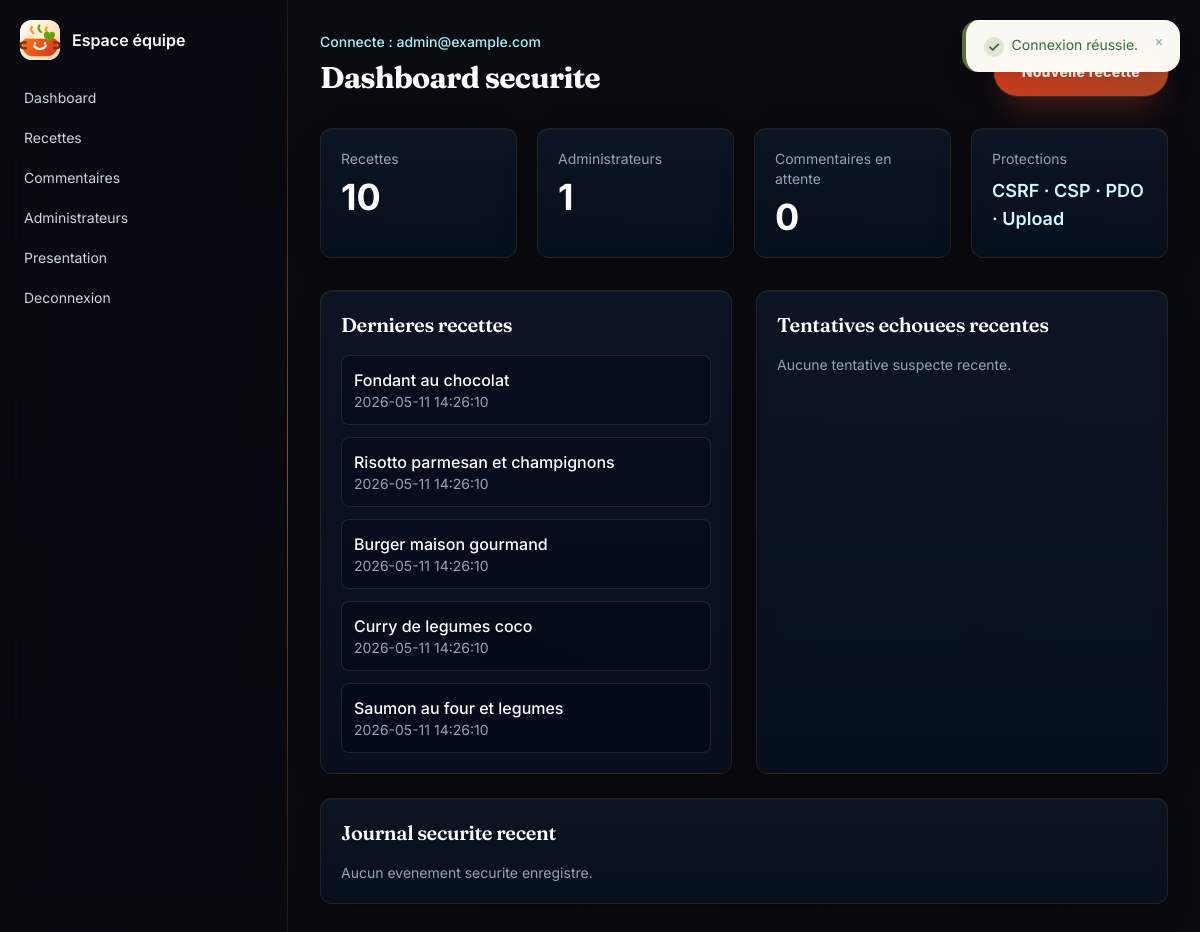
Page /admin/dashboard.php (signed in) on the committed database.
### tables this page shows
CREATE TABLE IF NOT EXISTS recipes (
  id INT AUTO_INCREMENT PRIMARY KEY,
  title VARCHAR(150) NOT NULL,
  slug VARCHAR(180) NOT NULL UNIQUE,
  short_description VARCHAR(300) NOT NULL,
  description TEXT NOT NULL,
  ingredients TEXT NOT NULL,
  preparation_steps TEXT NOT NULL,
  image_path VARCHAR(255) NULL,
  category VARCHAR(40) NOT NULL DEFAULT 'plats',
  status ENUM('draft', 'published', 'archived') NOT NULL DEFAULT 'draft',
  published_at DATETIME NULL,
  view_count INT UNSIGNED NOT NULL DEFAULT 0,
  created_at DATETIME NOT NULL DEFAULT CURRENT_TIMESTAMP,
  updated_at DATETIME NOT NULL DEFAULT CURRENT_TIMESTAMP ON UPDATE CURRENT_TIMESTAMP,
  INDEX idx_recipes_slug (slug),
  INDEX idx_recipes_public (status, category, published_at)
);

### public/admin/dashboard.php (called while the page is built)
<?php require __DIR__ . '/../../admin/dashboard.php';

### app/security/auth.php (called while the page is built, shortened)
<?php
function current_admin_email(): string
{
    return (string) ($_SESSION['admin_email'] ?? '');
}

### app/repositories/RecipeRepository.php (called while the page is built, shortened)
<?php
final class RecipeRepository
{
    public function latest(int $limit = 5): array
    {
        $stmt = $this->pdo->prepare("SELECT * FROM recipes WHERE status = 'published' ORDER BY published_at DESC, created_at DESC, id DESC LIMIT :limit");
        $stmt->bindValue(':limit', $limit, PDO::PARAM_INT);
        $stmt->execute();
        return $stmt->fetchAll();
    }
    public function count(): int
    {
        $stmt = $this->pdo->prepare("SELECT COUNT(*) FROM recipes WHERE status = 'published'");
        $stmt->execute();
        return (int) $stmt->fetchColumn();
    }
}

### app/repositories/AdminRepository.php (called while the page is built, shortened)
<?php
final class AdminRepository
{
    public function count(): int
    {
        $stmt = $this->pdo->prepare('SELECT COUNT(*) FROM admins');
        $stmt->execute();
        return (int) $stmt->fetchColumn();
    }
}

### app/repositories/RecipeInteractionRepository.php (called while the page is built, shortened)
<?php
final class RecipeInteractionRepository
{
    public function countPendingComments(): int
    {
        $stmt = $this->pdo->prepare("SELECT COUNT(*) FROM recipe_comments WHERE status = 'pending'");
        $stmt->execute();
        return (int) $stmt->fetchColumn();
    }
}

### app/repositories/LoginAttemptRepository.php (called while the page is built, shortened)
<?php
final class LoginAttemptRepository
{
    public function latestFailures(int $limit = 8): array
    {
        $stmt = $this->pdo->prepare(
            'SELECT email, ip_address, user_agent, created_at
             FROM login_attempts
             WHERE success = 0
             ORDER BY created_at DESC
             LIMIT :limit'
        );
        $stmt->bindValue(':limit', $limit, PDO::PARAM_INT);
        $stmt->execute();
        return $stmt->fetchAll();
    }
}

### app/repositories/SecurityLogRepository.php (called while the page is built, shortened)
<?php
final class SecurityLogRepository
{
    public function latest(int $limit = 8): array
    {
        $stmt = $this->pdo->prepare('SELECT * FROM security_logs ORDER BY created_at DESC, id DESC LIMIT :limit');
        $stmt->bindValue(':limit', $limit, PDO::PARAM_INT);
        $stmt->execute();
        return $stmt->fetchAll();
    }
}

### admin/dashboard.php (the view, shortened to what this page needs)
<?php
require_once BASE_PATH . '/app/repositories/RecipeRepository.php';
require_once BASE_PATH . '/app/repositories/AdminRepository.php';
require_once BASE_PATH . '/app/repositories/LoginAttemptRepository.php';
require_once BASE_PATH . '/app/repositories/RecipeInteractionRepository.php';
require_once BASE_PATH . '/app/repositories/SecurityLogRepository.php';
$recipeCount = 0;
$adminCount = 0;
$pendingCommentCount = 0;
$latestRecipes = [];
$latestFailures = [];
$latestSecurityLogs = [];
$error = null;
try {
    $pdo = db();
    $recipeRepo = new RecipeRepository($pdo);
    $adminRepo = new AdminRepository($pdo);
    $attemptRepo = new LoginAttemptRepository($pdo);
    $interactionRepo = new RecipeInteractionRepository($pdo);
    $securityLogRepo = new SecurityLogRepository($pdo);
    $recipeCount = $recipeRepo->count();
    $adminCount = $adminRepo->count();
    $pendingCommentCount = $interactionRepo->countPendingComments();
    $latestRecipes = $recipeRepo->latest(5);
    $latestFailures = $attemptRepo->latestFailures(6);
    $latestSecurityLogs = $securityLogRepo->latest(6);
} catch (Throwable $exception) {
    $error = 'Base de donnees indisponible.';
}
?>
<div class="mb-8 flex flex-col gap-2 sm:flex-row sm:items-end sm:justify-between">
    <div>
        <p class="text-sm font-medium text-cyan-200">Connecte : <?= e(current_admin_email()) ?></p>
        <h1 class="mt-2 text-3xl font-bold text-white">Dashboard securite</h1>
    </div>
    <a class="btn-primary" href="/admin/recipes/create.php">Nouvelle recette</a>
</div>
<?php if ($error): ?>
    <div class="panel-card p-5 text-amber-100"><?= e($error) ?></div>
<?php else: ?>
    <div class="grid gap-5 md:grid-cols-4">
        <div class="panel-card p-5"><p class="text-sm text-slate-400">Recettes</p><p class="mt-2 text-4xl font-bold text-white"><?= e($recipeCount) ?></p></div>
        <div class="panel-card p-5"><p class="text-sm text-slate-400">Administrateurs</p><p class="mt-2 text-4xl font-bold text-white"><?= e($adminCount) ?></p></div>
        <div class="panel-card p-5"><p class="text-sm text-slate-400">Commentaires en attente</p><p class="mt-2 text-4xl font-bold text-white"><?= e($pendingCommentCount) ?></p></div>
        <div class="panel-card p-5"><p class="text-sm text-slate-400">Protections</p><p class="mt-2 text-lg font-semibold text-cyan-100">CSRF · CSP · PDO · Upload</p></div>
    </div>
    <div class="mt-8 grid gap-6 lg:grid-cols-2">
        <section class="panel-card p-5">
            <h2 class="text-xl font-semibold text-white">Dernieres recettes</h2>
            <div class="mt-4 space-y-3">
                <?php foreach ($latestRecipes as $recipe): ?>
                    <div class="rounded-lg border border-white/10 bg-slate-950/50 p-3">
                        <p class="font-medium text-white"><?= e($recipe['title']) ?></p>
                        <p class="text-sm text-slate-400"><?= e($recipe['created_at']) ?></p>
                    </div>
                <?php endforeach; ?>
            </div>
        </section>
        <section class="panel-card p-5">
            <h2 class="text-xl font-semibold text-white">Tentatives echouees recentes</h2>
            <div class="mt-4 space-y-3">
                <?php if (!$latestFailures): ?>
                    <p class="text-sm text-slate-400">Aucune tentative suspecte recente.</p>
                <?php endif; ?>
            </div>
        </section>
        <section class="panel-card p-5 lg:col-span-2">
            <h2 class="text-xl font-semibold text-white">Journal securite recent</h2>
            <div class="mt-4 grid gap-3 lg:grid-cols-2">
                <?php if (!$latestSecurityLogs): ?>
                    <p class="text-sm text-slate-400">Aucun evenement securite enregistre.</p>
                <?php endif; ?>
            </div>
        </section>
    </div>
<?php endif; ?>

### rows in the picture
recipes: title "Fondant au chocolat", created_at "2026-05-11 14:26:10"
recipes: title "Risotto parmesan et champignons", created_at "2026-05-11 14:26:10"
recipes: title "Burger maison gourmand", created_at "2026-05-11 14:26:10"
recipes: title "Curry de legumes coco", created_at "2026-05-11 14:26:10"
recipes: title "Saumon au four et legumes", created_at "2026-05-11 14:26:10"

### other values in the picture
$message "Connexion réussie."
current_admin_email() "admin@example.com"
$recipeCount "10"
$adminCount "1"
$pendingCommentCount "0"
